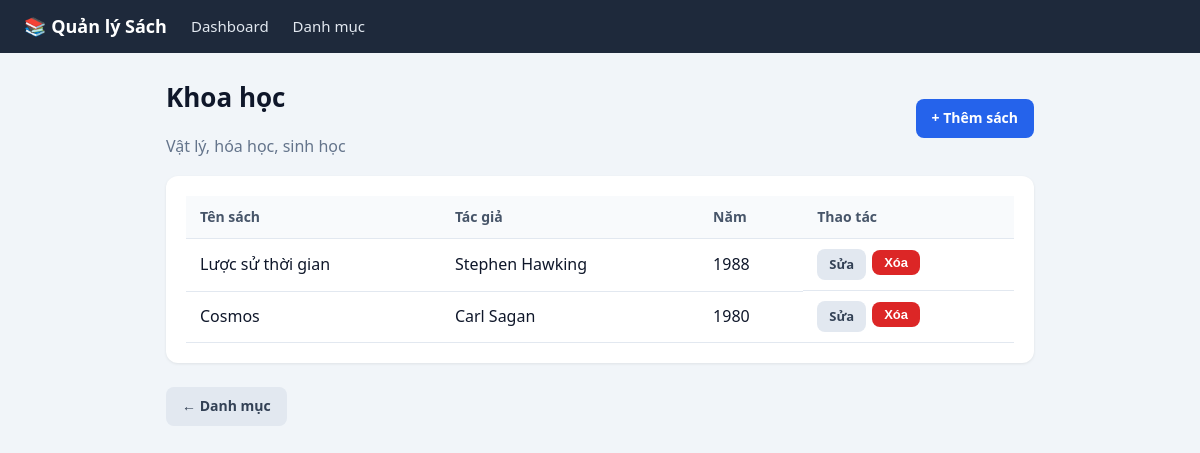
Page /categories/2/books on the committed database.
### app.py (models this page shows)
class Category(db.Model):
    id: Mapped[int] = mapped_column(primary_key=True)
    name: Mapped[str] = mapped_column(String(100), unique=True)
    description: Mapped[str] = mapped_column(String(300), default="")
    books: Mapped[list["Book"]] = db.relationship(back_populates="category", cascade="all, delete-orphan")

class Book(db.Model):
    id: Mapped[int] = mapped_column(primary_key=True)
    title: Mapped[str] = mapped_column(String(200))
    author: Mapped[str] = mapped_column(String(100))
    year: Mapped[int] = mapped_column(default=0)
    category_id: Mapped[int] = mapped_column(db.ForeignKey("category.id"))
    category: Mapped["Category"] = db.relationship(back_populates="books")

### app.py (the view)
@app.route("/categories/<int:cat_id>/books")
def book_list(cat_id):
    cat = db.session.get(Category, cat_id)
    if not cat:
        return "Không tìm thấy danh mục.", 404
    return render_template("books.html", cat=cat)

### templates/books.html (shortened to what this page needs)
{% extends "base.html" %}
{% block content %}
<div style="display:flex;justify-content:space-between;align-items:center">
    <div>
        <h1>{{ cat.name }}</h1>
        <p style="color:#64748b">{{ cat.description }}</p>
    </div>
    <a href="{{ url_for('book_add', cat_id=cat.id) }}" class="btn btn-primary">+ Thêm sách</a>
</div>
<div class="card" style="margin-top:16px">
    {% if cat.books %}
    <table>
        <tr><th>Tên sách</th><th>Tác giả</th><th>Năm</th><th>Thao tác</th></tr>
        {% for b in cat.books %}
        <tr>
            <td>{{ b.title }}</td>
            <td>{{ b.author }}</td>
            <td>{{ b.year if b.year else '' }}</td>
            <td class="actions">
                <a href="{{ url_for('book_edit', id=b.id) }}" class="btn btn-secondary btn-sm">Sửa</a>
                <form method="post" action="{{ url_for('book_delete', id=b.id) }}" onsubmit="return confirm('Xóa sách {{ b.title }}?')">
                    <button class="btn btn-danger btn-sm">Xóa</button>
                </form>
            </td>
        </tr>
        {% endfor %}
    </table>
    {% else %}
    <p class="empty">Danh mục này chưa có sách nào.</p>
    {% endif %}
</div>
<a href="{{ url_for('category_list') }}" class="btn btn-secondary" style="margin-top:8px">← Danh mục</a>
{% endblock %}

### templates/base.html (style rules this page uses)
* { box-sizing: border-box; margin: 0; padding: 0; }
body { font-family: 'Segoe UI', system-ui, sans-serif; background: #f1f5f9; color: #0f172a; line-height: 1.6; }
h1 { font-size: 26px; margin-bottom: 16px; }
.card { background: #fff; border-radius: 12px; padding: 20px; margin-bottom: 16px; box-shadow: 0 1px 3px rgba(0,0,0,.08); }
table { width: 100%; border-collapse: collapse; }
th, td { padding: 10px 14px; text-align: left; border-bottom: 1px solid #e2e8f0; }
th { background: #f8fafc; font-weight: 600; font-size: 14px; color: #475569; }
.btn { display: inline-block; padding: 8px 16px; border-radius: 8px; font-size: 14px; font-weight: 600; text-decoration: none; cursor: pointer; border: none; }
.btn-primary { background: #2563eb; color: #fff; }
.btn-danger { background: #dc2626; color: #fff; }
.btn-secondary { background: #e2e8f0; color: #334155; }
.btn-sm { padding: 5px 12px; font-size: 13px; }
.actions { display: flex; gap: 6px; }

### rows in the picture
Category: name "Khoa học", description "Vật lý, hóa học, sinh học"
Book: title "Lược sử thời gian", author "Stephen Hawking", year "1988"
Book: title "Cosmos", author "Carl Sagan", year "1980"
